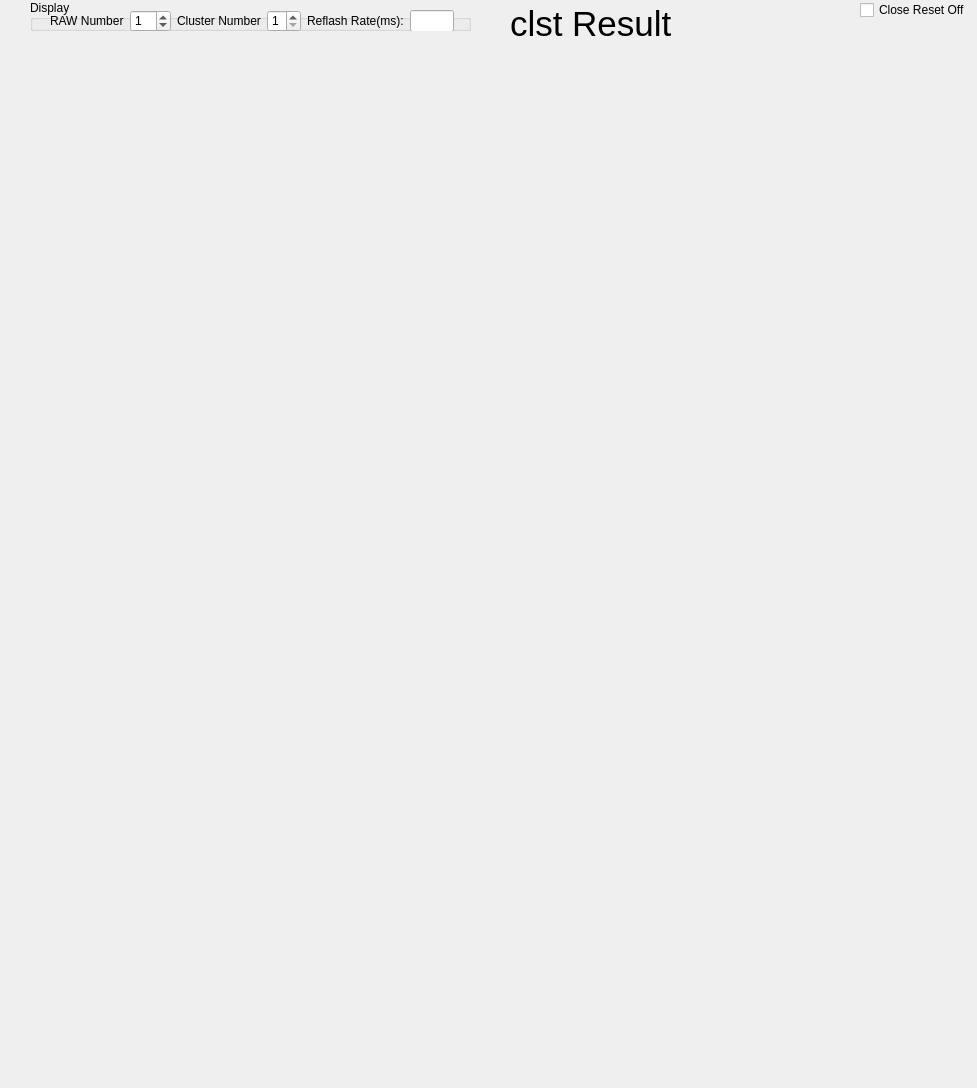
<?xml version="1.0" encoding="UTF-8"?>
<ui version="4.0">
 <class>diag_distAngle</class>
 <widget class="QDialog" name="diag_distAngle">
  <property name="geometry">
   <rect>
    <x>0</x>
    <y>0</y>
    <width>977</width>
    <height>1088</height>
   </rect>
  </property>
  <property name="windowTitle">
   <string>Distance Angle</string>
  </property>
  <widget class="QWidget" name="verticalLayoutWidget">
   <property name="geometry">
    <rect>
     <x>20</x>
     <y>40</y>
     <width>941</width>
     <height>1041</height>
    </rect>
   </property>
   <layout class="QVBoxLayout" name="verticalLayout">
    <property name="leftMargin">
     <number>0</number>
    </property>
    <item>
     <widget class="QWidget" name="plot_dist" native="true"/>
    </item>
    <item>
     <widget class="QWidget" name="plot_angle" native="true"/>
    </item>
    <item>
     <widget class="QWidget" name="plot_power" native="true"/>
    </item>
   </layout>
  </widget>
  <widget class="QGroupBox" name="groupBox">
   <property name="geometry">
    <rect>
     <x>30</x>
     <y>0</y>
     <width>441</width>
     <height>31</height>
    </rect>
   </property>
   <property name="title">
    <string>Display</string>
   </property>
   <widget class="QWidget" name="horizontalLayoutWidget_2">
    <property name="geometry">
     <rect>
      <x>20</x>
      <y>10</y>
      <width>404</width>
      <height>22</height>
     </rect>
    </property>
    <layout class="QHBoxLayout" name="horizontalLayout_2">
     <item>
      <widget class="QLabel" name="label_2">
       <property name="text">
        <string>RAW Number</string>
       </property>
      </widget>
     </item>
     <item>
      <widget class="QSpinBox" name="spin_rawNumber">
       <property name="value">
        <number>1</number>
       </property>
      </widget>
     </item>
     <item>
      <widget class="QLabel" name="label">
       <property name="text">
        <string>Cluster Number</string>
       </property>
      </widget>
     </item>
     <item>
      <widget class="QSpinBox" name="spin_clstNumber">
       <property name="minimum">
        <number>1</number>
       </property>
       <property name="maximum">
        <number>3</number>
       </property>
       <property name="value">
        <number>1</number>
       </property>
      </widget>
     </item>
     <item>
      <widget class="QLabel" name="label_3">
       <property name="text">
        <string>Reflash Rate(ms):</string>
       </property>
      </widget>
     </item>
     <item>
      <widget class="QLineEdit" name="lineE_reflashRate"/>
     </item>
    </layout>
   </widget>
  </widget>
  <widget class="QWidget" name="horizontalLayoutWidget">
   <property name="geometry">
    <rect>
     <x>510</x>
     <y>0</y>
     <width>301</width>
     <height>47</height>
    </rect>
   </property>
   <layout class="QHBoxLayout" name="horizontalLayout">
    <item>
     <widget class="QLabel" name="lab_clstResult">
      <property name="font">
       <font>
        <pointsize>26</pointsize>
       </font>
      </property>
      <property name="text">
       <string>clst Result</string>
      </property>
     </widget>
    </item>
   </layout>
  </widget>
  <widget class="QCheckBox" name="chk_closeReset">
   <property name="geometry">
    <rect>
     <x>860</x>
     <y>0</y>
     <width>111</width>
     <height>20</height>
    </rect>
   </property>
   <property name="text">
    <string>Close Reset Off</string>
   </property>
  </widget>
 </widget>
 <resources/>
 <connections/>
</ui>
